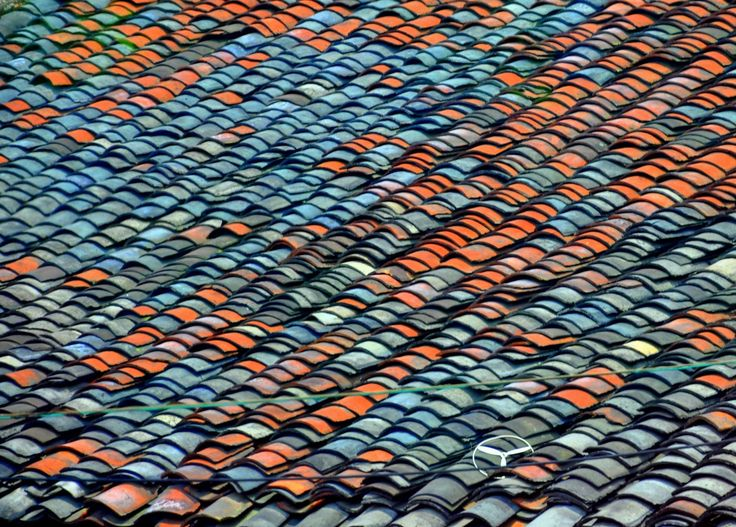
#> input picture Exercise IULI/Review/No 4/roof.jpg, 736 x 527 px
$ python No.4.py
#> lines starting #> are read from the running program, lines starting #| are printed output that depends on the picture
# -*- coding: utf-8 -*-
"""
Created on Tue Mar 06 13:53:09 2018

@author: MSI
"""

import cv2
import numpy as np

img = cv2.imread('roof.jpg')
#> img is the input picture: shape (527, 736, 3); mean B, G, R 98.3, 98.8, 97.8
smooth3= cv2.GaussianBlur(img,(3,3),0)
smooth5= cv2.GaussianBlur(img,(5,5),0)
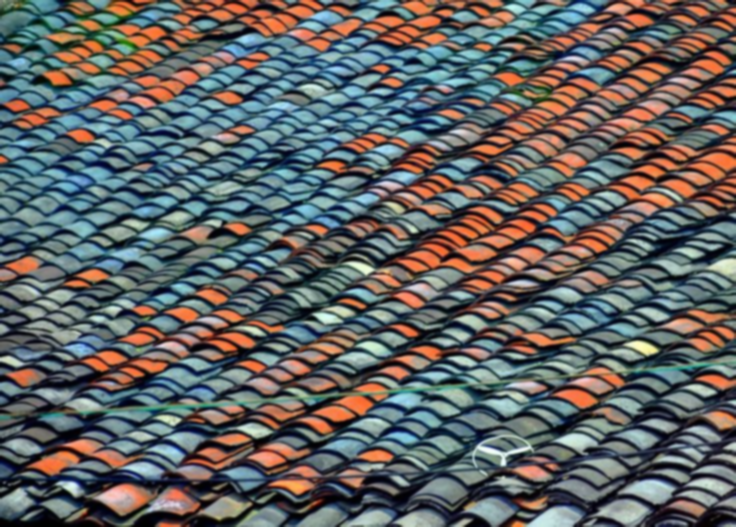
#> smooth5: shape (527, 736, 3); mean B, G, R 98.3, 98.8, 97.8
smooth9= cv2.GaussianBlur(img,(9,9),0)
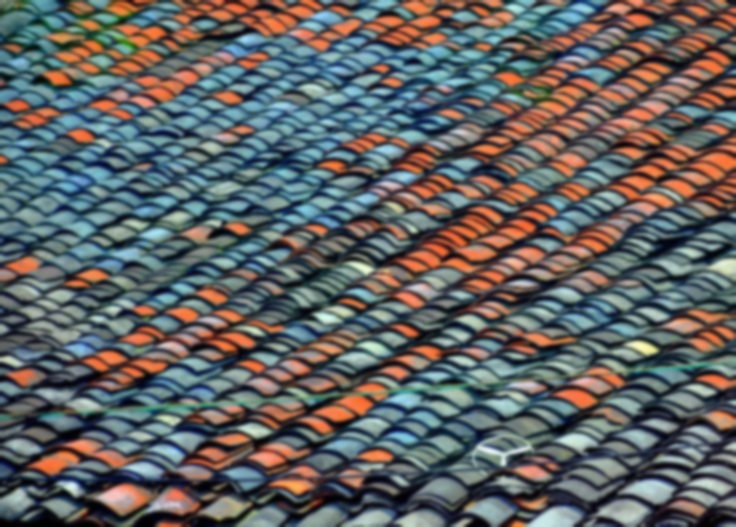
#> smooth9: shape (527, 736, 3); mean B, G, R 98.3, 98.8, 97.8
smooth11= cv2.GaussianBlur(img,(11,11),0)
smooth_tw= cv2.GaussianBlur(smooth5,(5,5),0)


cv2.imshow('img',img)
cv2.imshow('smooth_3x3',smooth3)
cv2.imshow('smooth_5x5',smooth5)
cv2.imshow('smooth_9x9',smooth9)
cv2.imshow('smooth_11x11',smooth11)
cv2.imshow('smooth_5x5 twice',smooth_tw)
cv2.waitKey(0)
cv2.destroyAllWindows()

'''
Gaussian filtering is done by convolving each point in the input array with
a Gaussian kernel and then summing them all to produce the output array.
and the input array of 11x11 is so much different and wider than 5x5, and
when it's filtered for the second time, the input array also remain 5x5.
this condition applies as long the sigma is remain the same.
'''
